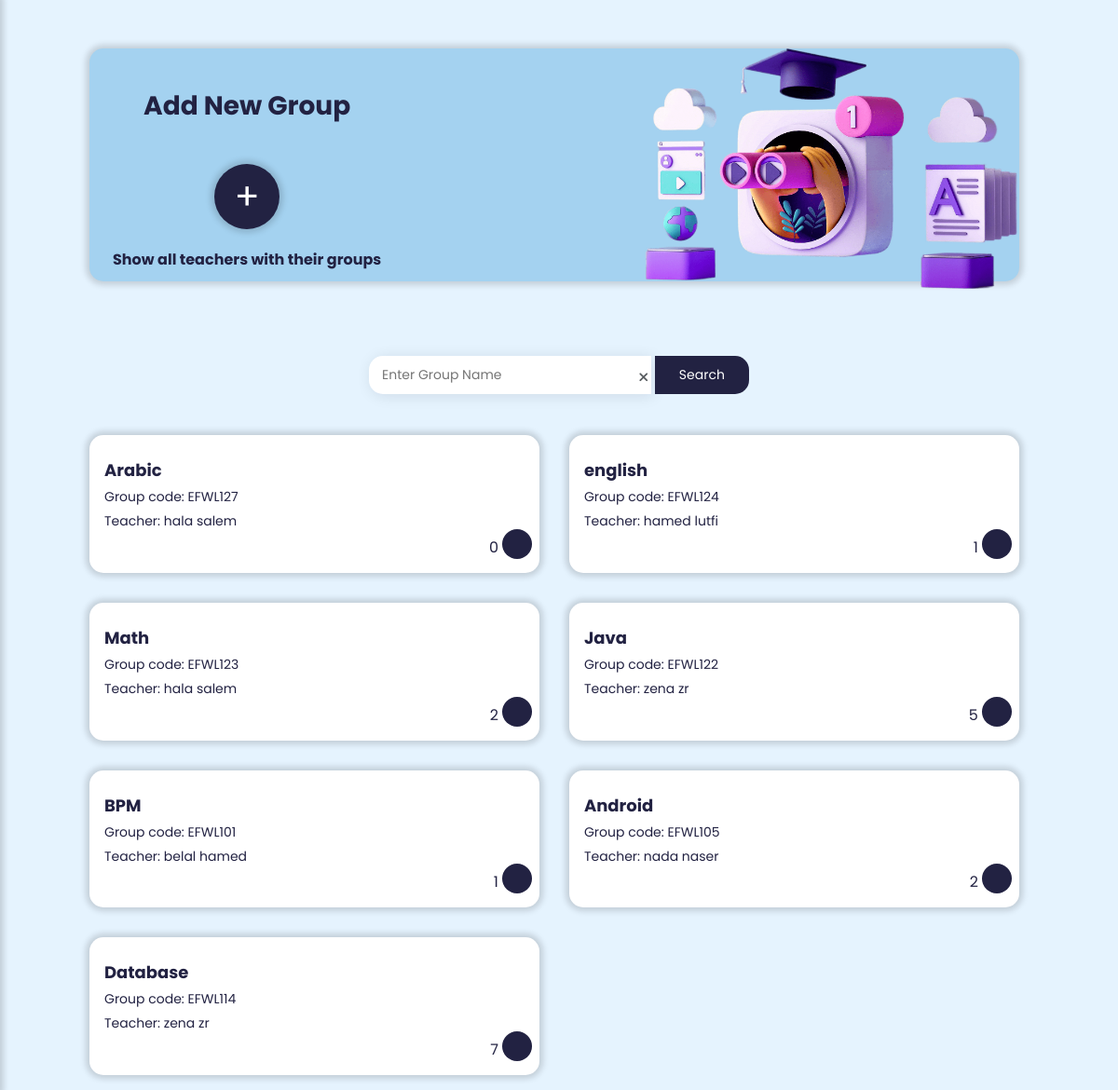
Screenshot of /UI/control_panel/groups_control_panel.php (signed in) with the database file from the repository.
### tables this page shows
CREATE TABLE IF NOT EXISTS `groups` (
  `g_no` int(8) NOT NULL AUTO_INCREMENT,
  `tr_id` int(8) NOT NULL,
  `g_name` varchar(25) NOT NULL,
  `Datetime` datetime NOT NULL DEFAULT CURRENT_TIMESTAMP,
  PRIMARY KEY (`g_no`),
  KEY `tr_id` (`tr_id`)
);

CREATE TABLE IF NOT EXISTS `user` (
  `user_id` int(8) NOT NULL AUTO_INCREMENT,
  `full_name` varchar(50) NOT NULL,
  `password` varchar(225) NOT NULL,
  `u_img` varchar(225) DEFAULT NULL,
  `role` varchar(8) DEFAULT NULL,
  PRIMARY KEY (`user_id`)
);

### DataBase/db.php (called while the page is built, shortened)
<?php
require("Connection.php");
function selectAllGroupInfo(){
    global $conn;
    $sql = "SELECT *,teacher.user_id,user.full_name FROM groups,user,teacher WHERE groups.tr_id=teacher.tr_id AND teacher.user_id=user.user_id ORDER BY groups.Datetime DESC ";
    $pre=$conn->prepare($sql);
    $pre->execute();
    $records=$pre->get_result()->fetch_all(MYSQLI_ASSOC);
    return $records;
}

### UI/control_panel/groups_control_panel.php (the view, shortened to what this page needs)
<?php
$search="";
if(isset($_POST['search_g'])){
    if(!empty($_POST['find_g']))
    {
        $search=$_POST['find_g'];
        $groups=searchGroup($search);
    }
}
else{
    $groups=selectAllGroupInfo();
}
?>
<!DOCTYPE html>
<ht7;l.ml lang="en">
    <head>
        <link rel="stylesheet" href="../../css/controlpanel_groups_teacher_student_files.css">
        <link rel="stylesheet" href="https://maxst.icons8.com/vue-static/landings/line-awesome/line-awesome/1.3.0/css/line-awesome.min.css">
        <link rel="stylesheet"href="https://cdnjs.cloudflare.com/ajax/libs/font-awesome/6.2.0/css/all.min.css"/>
    </head>
<body  id="b-vlightblue">
<?php include(MAIN_PATH."/common/sidebar.php");  ?>
<header class="main_icon">
</header>
<div class="main-content">
    <div class="header-box">
        <div class="header-box-content">
            <h2>Add New Group</h2><br>
            <a href="<?php echo BASE_URL . '/UI/control_panel/create_group.php' ?>">
                <button class="btn-create">+</button>
            </a>
            <h4 style="margin-top: 20px;"><a href="<?php echo BASE_URL . '/UI/control_panel/teacher_with_group_control_panel.php' ?>" style="color: #222242 ;" class="show_tr_g">Show all teachers with their groups</a></h4>
        </div>
        <img  src="../../sources/image/groups_image_3d.png" >
    </div>
    <main>
    <form action="" method="POST"  onsubmit="return check_Enter(this)">
        <div class="search group">
            <input type="text" value="<?php echo $search;?>" placeholder=" Enter Group Name" id="find_g" name="find_g" >
            <span class="clear-btn"><i id="clear-btn" class="fa-solid fa-xmark" onclick="ClearFields();"></i></span>
            <button type="submit" name="search_g">Search</button>
        </div>
    </form>
        <div class="group-cards">
            <?php if(!empty($groups)): ?>
            <?php foreach($groups as $key => $group):?>
                <div class="group-card">
                    <a href="students_in_group_control_panel.php?g_no=<?= $group['g_no']?>&tr_name=<?php echo $group['full_name']?>">
                        <div class="group-card-info">
                            <h3><?php echo $group['g_name'] ?></h3>
                            <p>Group code: EFWL<?php echo $group['g_no'] ?></p>
                            <p>Teacher: <?php echo $group['full_name'] ?></p>
                        </div>
                        <div class="group-card-num">
                            <a  href="edit-groups.php?name-g=<?php echo $group['g_name'] ?>&name-t=<?php echo $group['full_name'] ?>&id=<?php echo $group['g_no']?>"></a>
                            <div class="group-card-icon">
                            </div>
                            <span class="members-num">
                                <?php
                                    $g_no=$group['g_no'];
                                    $sql="SELECT COUNT(*) FROM student_group,groups WHERE student_group.g_no=groups.g_no AND student_group.g_no='$g_no' ;";
                                    $result = $conn->query($sql);
                                    if ($result->num_rows == 1) {
                                        while($row = $result->fetch_assoc()) {
                                        $students=$row['COUNT(*)'];
                                        }
                                    }
                                    echo $students;
                                ?>
                            </span>
                        </div>
                    </a>
                </div>
            <?php endforeach; ?>
            <?php endif; ?>
        </div>
    </main>
 </div>
</body>
</html>

### css/controlpanel_groups_teacher_student_files.css (style rules this page uses)
* { padding: 0; margin: 0; text-decoration: none; list-style-type: none; box-sizing: border-box; font-family: "Poppins", sans-serif; }
body { overflow-x: hidden; }
a:is(:link,:active,:hover).active { font-weight: bolder; font-size: 18px; }
.main-content { margin-left:290px; width: calc(100vw - 290px); transition: margin-left 300ms; padding: 1rem 6rem; }
header { display: flex; align-items: center; }
.header-box { height: 250px; width: 99%; box-shadow: var(--shadow2); background: var(--lightblue); margin-top: 20px; border-radius: 15px; }
.header-box img { width: 420px; float: right; margin-right: 100px; }
.header-box-content { float: left; padding:25px; }
.header-box-content { text-align: center; }
.header-box-content h2 { font-size: 28px; padding: 1rem; color: var(--vdarkblue); }
.btn-create { border: none; border-radius: 100%; width: 70px; height: 70px; font-size: 40px; color: #FFFFFF; font-style: bold; background: var(--vdarkblue); box-shadow: var(--shadow2); transition : background-color 0.3s; }
main { padding-top: 3rem; }
.group-cards { display: grid; width: 99%; grid-template-columns: repeat(4,1fr); grid-gap: 0rem 2rem; }
.group-card { box-shadow: var(--shadow2); padding: 0.5rem .5rem 0rem; border-radius: 15px; background: #fff; display: flex; justify-content: center; margin-top: 2rem; transition: 0.5s; }
.group-card a { width: 85%; }
.group-card-info { width: 90%; margin: 1rem 2rem 2.8rem .5rem; }
.group-card-info h3 { font-size: 18px; color: var(--vdarkblue); }
.group-card-info p { font-size: 14px; color: var(--vdarkblue); margin-top: 5px; }
.group-card-num { position: relative; width: 15%; margin-left: 15px; }
.group-card-num a { margin-left: 2.5px; }
.group-card-icon { width: 32px; height: 32px; border-radius: 50%; display: grid; place-items: center; background: var(--vdarkblue); color: #fff; margin-left: .7rem; position: absolute; bottom: 15px; right: 0; }
.members-num { font-size: 16px; position: absolute; bottom: 15px; right: 36px; color: var(--vdarkblue); }
@media only screen and (max-width:1334px) { .header-box img { margin-top: 0rem; margin-right: .3rem; width: 440px; } }
@media only screen and (max-width:1370px) { .header-box img { margin-top: 0rem; margin-right: .1rem; width: 400px; } }
@media only screen and (max-width:1300px) { .group-cards { grid-template-columns: repeat(2,1fr); } }
@media only screen and (max-width:1280px) { .main-content { width: 100vw; margin-left: 0; } }
@media only screen and (max-width:1280px) { span.clear-btn { right: 40%; } }
#b-vlightblue { background: var(--vlightblue); }
div.search { margin-top: 4rem; text-align: center; }
div.search.group { margin-top: 2rem; }
.search input[type=text] { padding: 10px; font-size: 14px; width: 30%; border: none; border-radius : 15px 0px 0px 15px; background: #fff; box-shadow: var(--shadow1); margin-bottom: 12px; outline: none; }
span.clear-btn { position: absolute; right: 35%; margin-top: 13px; margin-left: 10px; font-size: 14px; color: rgb(87, 91, 95); cursor: pointer; }
.search button { width: 10%; padding: 10px; background: var(--vdarkblue); color: white; font-size: 14px; border-radius : 0px 15px 15px 0px; border: none; cursor: pointer; }
.search::after { content: ""; clear: both; display: table; }
@media only screen and (max-width:1280px) { span.clear-btn { right: 42%; } }

### rows the page displays
groups: g_name "Arabic", g_no "127", user.full_name "hala salem", students "0"
groups: g_name "english", g_no "124", user.full_name "hamed lutfi", students "1"
groups: g_name "Math", g_no "123", user.full_name "hala salem", students "2"
groups: g_name "Java", g_no "122", user.full_name "zena zr", students "5"
groups: g_name "BPM", g_no "101", user.full_name "belal hamed", students "1"
groups: g_name "Android", g_no "105", user.full_name "nada naser", students "2"
groups: g_name "Database", g_no "114", user.full_name "zena zr", students "7"
